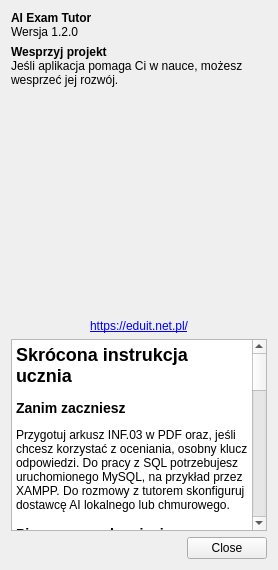
<?xml version="1.0" encoding="UTF-8"?>
<ui version="4.0">
 <class>AboutDialog</class>
 <widget class="QWidget" name="aboutRoot">
  <property name="windowTitle"><string>O aplikacji</string></property>
  <layout class="QVBoxLayout" name="verticalLayout">
   <item>
    <widget class="QLabel" name="titleLabel">
    <property name="text"><string>&lt;b&gt;AI Exam Tutor&lt;/b&gt;&lt;br/&gt;Wersja 1.2.0</string></property>
    </widget>
   </item>
    <item>
     <widget class="QLabel" name="supportLabel">
      <property name="text"><string>&lt;b&gt;Wesprzyj projekt&lt;/b&gt;&lt;br/&gt;Jeśli aplikacja pomaga Ci w nauce, możesz wesprzeć jej rozwój.</string></property>
      <property name="wordWrap"><bool>true</bool></property>
     </widget>
    </item>
    <item>
     <widget class="QLabel" name="qrCodeLabel">
      <property name="minimumSize"><size><width>220</width><height>220</height></size></property>
      <property name="alignment"><set>Qt::AlignCenter</set></property>
     </widget>
    </item>
    <item>
     <widget class="QLabel" name="supportLinkLabel">
      <property name="text"><string>&lt;a href="https://eduit.net.pl/"&gt;https://eduit.net.pl/&lt;/a&gt;</string></property>
      <property name="openExternalLinks"><bool>true</bool></property>
      <property name="alignment"><set>Qt::AlignCenter</set></property>
     </widget>
    </item>
   <item>
    <widget class="QTextBrowser" name="manualBrowser">
     <property name="openExternalLinks"><bool>true</bool></property>
     <property name="html">
      <string>
       &lt;h2&gt;Skrócona instrukcja ucznia&lt;/h2&gt;
       &lt;h3&gt;Zanim zaczniesz&lt;/h3&gt;
       &lt;p&gt;Przygotuj arkusz INF.03 w PDF oraz, jeśli chcesz korzystać z oceniania, osobny klucz odpowiedzi. Do pracy z SQL potrzebujesz uruchomionego MySQL, na przykład przez XAMPP. Do rozmowy z tutorem skonfiguruj dostawcę AI lokalnego lub chmurowego.&lt;/p&gt;
       &lt;h3&gt;Pierwsze uruchomienie&lt;/h3&gt;
       &lt;ol&gt;
        &lt;li&gt;Otwórz &lt;b&gt;Plik -&gt; Ustawienia&lt;/b&gt; i wybierz dostawcę, model oraz język.&lt;/li&gt;
        &lt;li&gt;Otwórz arkusz przez &lt;b&gt;Plik -&gt; Otwórz PDF&lt;/b&gt;.&lt;/li&gt;
        &lt;li&gt;Opcjonalnie otwórz klucz odpowiedzi przez &lt;b&gt;Plik -&gt; Otwórz klucz odpowiedzi PDF&lt;/b&gt;.&lt;/li&gt;
        &lt;li&gt;Wyślij tutorowi krótkie pytanie testowe.&lt;/li&gt;
       &lt;/ol&gt;
       &lt;h3&gt;Praca z PDF i tutorem&lt;/h3&gt;
       &lt;p&gt;Lewy panel pokazuje arkusz. Możesz zmieniać stronę i powiększenie. Użyj &lt;b&gt;Snip Region&lt;/b&gt;, aby wysłać tutorowi fragment strony. Tutor działa sokratejsko: pomaga rozumować i sprawdzać wymagania, zamiast automatycznie podawać całe rozwiązanie.&lt;/p&gt;
       &lt;h3&gt;Workspace INF.03&lt;/h3&gt;
       &lt;p&gt;W środkowym panelu znajdziesz SQL, wynik zapytania oraz zakładki &lt;b&gt;index.php&lt;/b&gt;, &lt;b&gt;index.html&lt;/b&gt; i &lt;b&gt;style.css&lt;/b&gt;. Szkice są automatycznie zapisywane. &lt;b&gt;Save current file&lt;/b&gt; zapisuje plik w wybranym folderze, a &lt;b&gt;Run in browser&lt;/b&gt; pokazuje podgląd HTML/CSS. Do zapytań użyj &lt;b&gt;Run SQL&lt;/b&gt; lub skrótu &lt;b&gt;Ctrl+Enter&lt;/b&gt;.&lt;/p&gt;
       &lt;h3&gt;Bezpieczeństwo i koszty&lt;/h3&gt;
       &lt;p&gt;Klucz API zapisuj tylko w ustawieniach aplikacji. Nie wysyłaj go tutorowi ani nie publikuj na zrzutach ekranu. Dostawcy chmurowi mogą naliczać opłaty za zapytania i obrazy; przed użyciem sprawdź limity oraz cennik.&lt;/p&gt;
       &lt;p&gt;Pełna dokumentacja znajduje się w pliku &lt;b&gt;docs/manual-ucznia.md&lt;/b&gt; w repozytorium projektu.&lt;/p&gt;
      </string>
     </property>
    </widget>
   </item>
   <item>
    <widget class="QDialogButtonBox" name="buttonBox">
     <property name="standardButtons"><set>QDialogButtonBox::Close</set></property>
    </widget>
   </item>
  </layout>
 </widget>
 <resources/>
 <connections/>
</ui>
